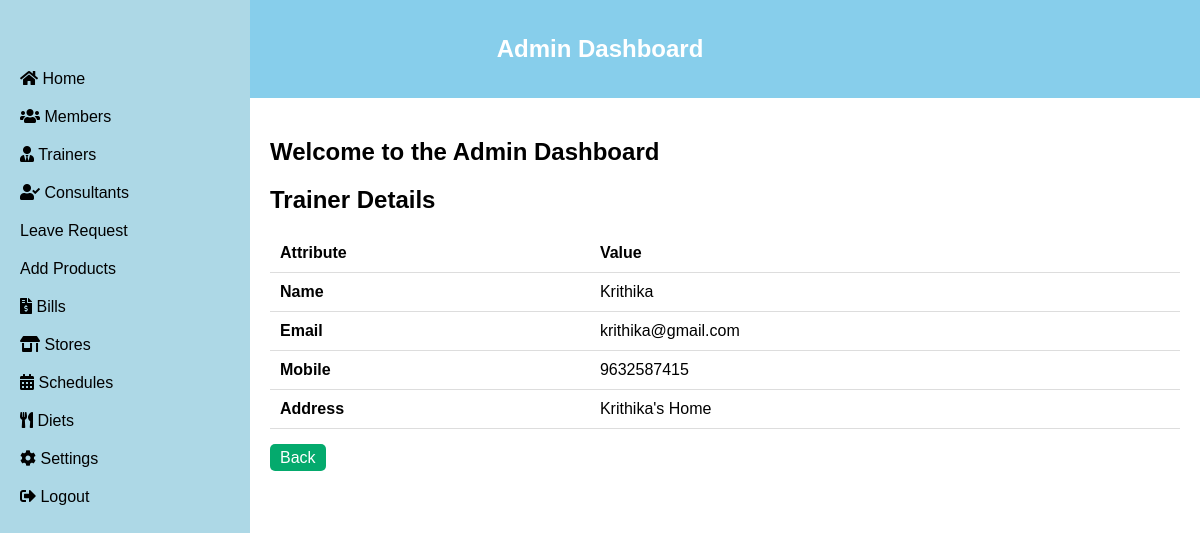
Screenshot of /trainer_detail/3/ with the database file from the repository.
### gym/models.py (models this page shows, shortened)
class Trainer(models.Model):
    Name = models.CharField(max_length = 50)
    Email = models.CharField(max_length = 30)
    Password=models.CharField(max_length = 20)
    Mobile=models.CharField(max_length = 10)
    Address=models.CharField(max_length = 50)

### gym/views.py (the view)
# urls.py: path('trainer_detail/<int:trainer_id>/', views.trainer_detail, name='trainer_detail'),
def trainer_detail(request, trainer_id):
    trainer = get_object_or_404(Trainer, pk=trainer_id)
    return render(request, 'trainer_detail.html', {'trainer': trainer})

### gym/templates/trainer_detail.html (shortened to what this page needs)
{% extends 'gym/admin_dashboard.html' %}
{% block content %}
    <h2>Trainer Details</h2>
    <table>
        <tr>
            <th>Attribute</th>
            <th>Value</th>
        </tr>
        <tr>
            <td><strong>Name</strong></td>
            <td>{{ trainer.Name }}</td>
        </tr>
        <tr>
            <td><strong>Email</strong></td>
            <td>{{ trainer.Email }}</td>
        </tr>
        <tr>
            <td><strong>Mobile</strong></td>
            <td>{{ trainer.Mobile }}</td>
        </tr>
        <tr>
            <td><strong>Address</strong></td>
            <td>{{ trainer.Address }}</td>
        </tr>
    </table>
    <div class="back-button-container">
        <a href="{% url 'trainer_list' %}" style="background-color: #04AA6D; color: white; text-decoration: none; padding: 5px 10px; border-radius: 5px;">Back</a>
    </div>
{% endblock %}

### gym/templates/trainer_detail.html (style rules this page uses)
table { width: 100%; border-collapse: collapse; margin-bottom: 20px; }
th, td { padding: 10px; border-bottom: 1px solid #ddd; text-align: left; }
th { background-color: white; color: black; }

### rows the page displays
Trainer: Name "Krithika", Email "krithika@gmail.com", Mobile "9632587415", Address "Krithika's Home"
